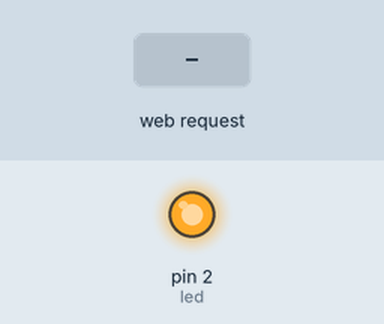
This program was run on a simulated MicroPython board. Parts: output pins drawn as LEDs (lit = HIGH). Inputs (shaded band) come from the test bench. WiFi joins after 1.5 s; what the program prints to the serial console is not drawn.

Above: at 2.7 s.
2.8 s: HTTP request GET /?led=on received
At 3.2 s:
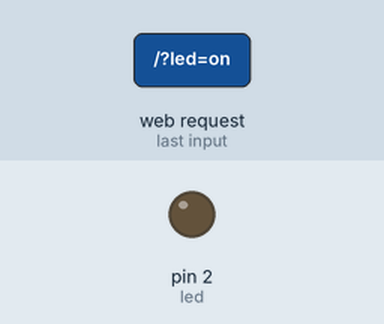
4.3 s: HTTP request GET / received
Timing chart, 0 to 7.3 s (numbered marks = the images above; inputs shaded):
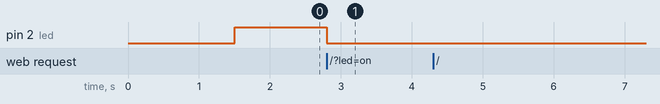

Measured:
- after the input at 2.8 s, pin 2 (led): HIGH → LOW at once
- after the input at 4.3 s, every drawn part: stays the same

The program:

main.py
```python
import network
import socket, os
from machine import Pin

SSID='自己的SSID'
PASSWORD='自己的密碼'
HOST = '0.0.0.0'
PORT = 80

def do_connect():
    global HOST
    sta = network.WLAN(network.STA_IF) # Station
    if not sta.isconnected():
        print('正在連線中...')
        sta.active(True) #啟用 STA 模式
        sta.connect(SSID, PASSWORD) #連線基地台
        # 等侯連線
        while not sta.isconnected():
            pass
    print('連線成功!')
    HOST = sta.ifconfig()[0]

ip=do_connect() # 連線基地台

def err(socket, code, msg):
    socket.write("HTTP/1.1 "+code+" "+msg+"\r\n\r\n")
    socket.write("<h1>"+msg+"</h1>")

def handleRequest(client):
    req = client.recv(1024).decode('utf-8')
    firstLine = req.split('\r\n')[0]
    print(firstLine)

    httpMethod = ''
    path = ''
    try:
        httpMethod, path, httpVersion = firstLine.split()
    except:
        pass

    if httpMethod == 'GET': # 接受GET 請求
        fileName = path.strip('/')
        if '?' in fileName: #命令如 switch?led=ON、switch?led=OFF
            cmd, state = fileName.split('?')
            if state.lower() == 'led=on':
                led.value(0) #開燈
            else:
                led.value(1) #關燈
            client.send(feedback)
            print("傳送指令",fileName)

led = Pin(2, Pin.OUT, value=1)

feedback = b'''\
HTTP/1.1 200 OK

OK!
'''

s = socket.socket()
s.setsockopt(socket.SOL_SOCKET, socket.SO_REUSEADDR, 1)
s.bind((HOST, PORT))
s.listen(10)
print('{} 伺服器在 {} 埠建立！'.format(HOST, PORT))

while True:
    client, addr = s.accept() #接受客戶端的連線
    handleRequest(client)
    client.close()
```
